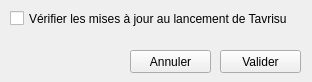
<?xml version="1.0" encoding="UTF-8"?>
<ui version="4.0">
 <class>Settings</class>
 <widget class="QWidget" name="Settings">
  <property name="geometry">
   <rect>
    <x>0</x>
    <y>0</y>
    <width>312</width>
    <height>82</height>
   </rect>
  </property>
  <property name="minimumSize">
   <size>
    <width>312</width>
    <height>82</height>
   </size>
  </property>
  <property name="maximumSize">
   <size>
    <width>312</width>
    <height>82</height>
   </size>
  </property>
  <property name="windowTitle">
   <string>Paramètres</string>
  </property>
  <widget class="QPushButton" name="buttonCancel">
   <property name="geometry">
    <rect>
     <x>130</x>
     <y>50</y>
     <width>81</width>
     <height>23</height>
    </rect>
   </property>
   <property name="text">
    <string>Annuler</string>
   </property>
  </widget>
  <widget class="QPushButton" name="buttonSubmit">
   <property name="geometry">
    <rect>
     <x>220</x>
     <y>50</y>
     <width>81</width>
     <height>23</height>
    </rect>
   </property>
   <property name="text">
    <string>Valider</string>
   </property>
  </widget>
  <widget class="QCheckBox" name="checkBoxUpdate">
   <property name="geometry">
    <rect>
     <x>10</x>
     <y>10</y>
     <width>291</width>
     <height>17</height>
    </rect>
   </property>
   <property name="text">
    <string>Vérifier les mises à jour au lancement de Tavrisu</string>
   </property>
  </widget>
 </widget>
 <resources/>
 <connections/>
</ui>
